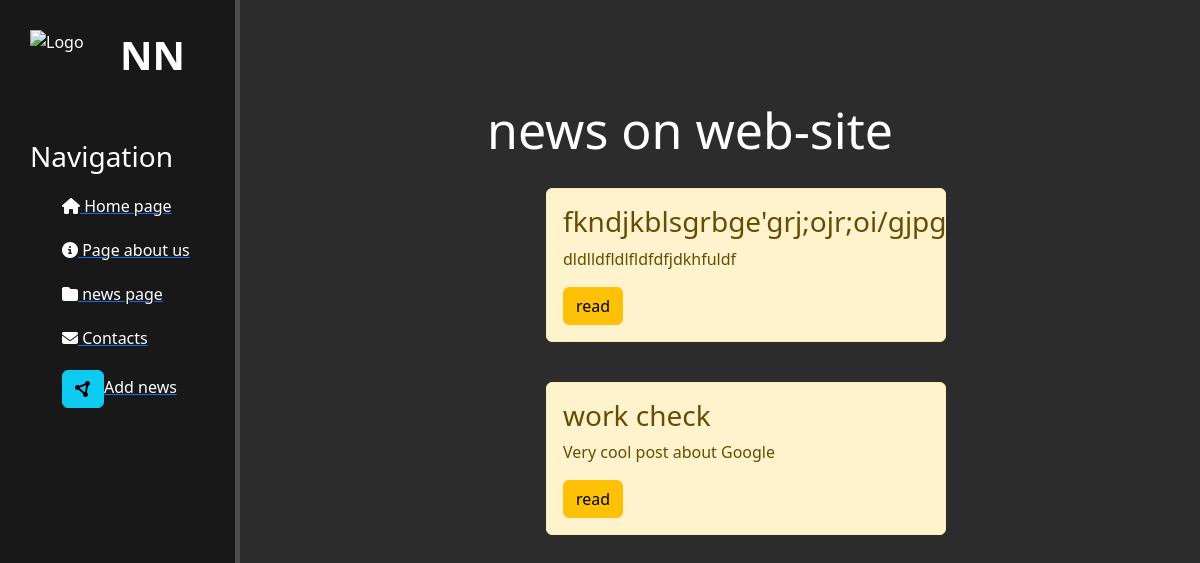
Before: /news/ with the older database file.
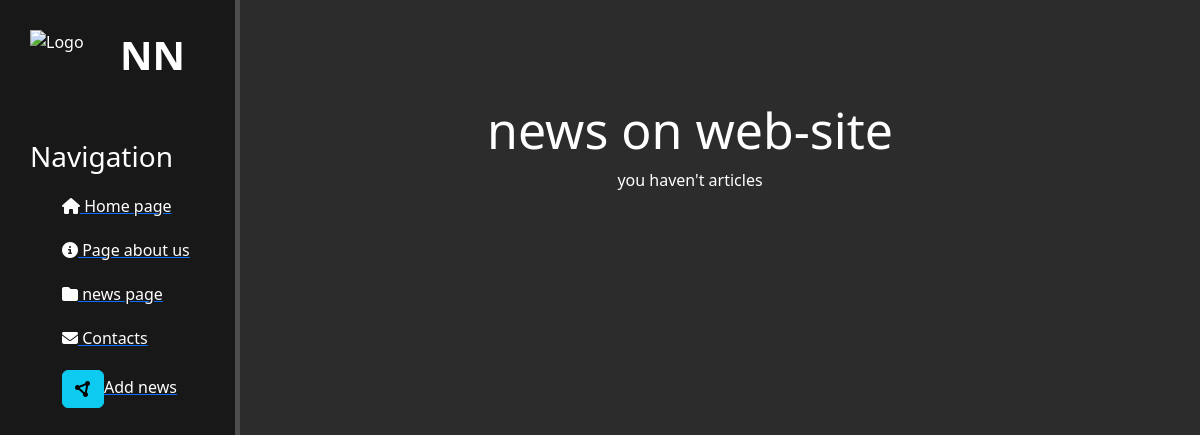
After: the same page with the newer database file.
### news/models.py (models this page shows, shortened)
class Articles(models.Model):
    title = models.CharField(max_length=255)
    anons = models.CharField(max_length=250)
    full_text = models.TextField(blank=True)
    date = models.DateTimeField()
    them = models.ForeignKey('category', on_delete=models.PROTECT, null=True)

### news/views.py (the view)
# urls.py: path('', views.news_home, name='news_home'),
def news_home(request):
    news = Articles.objects.order_by("-date")
    return render(request, 'news/news_home.html', {'news': news})

### news/templates/news/news_home.html (shortened to what this page needs)
{% extends 'main/layout.html' %}
{% block content %}
    <div class="features">
        <h1>news on web-site</h1>
        {% if news %}
        {% for el in news %}
            <div class="alert alert-warning">
                <h3>{{ el.title }}</h3>
                <p>{{ el.anons }}</p>
                <a href="{% url 'news_detail' el.id %}" class="btn btn-warning">read</a>
            </div>
        {% endfor %}
    {% else %}
        <p>you haven't articles</p>
    {% endif %}
    </div>
{% endblock %}

Changed rows visible on the page:
removed Articles: title "fkndjkblsgrbge'grj;ojr;oi/gjpg", anons "dldlldfldlfldfdfjdkhfuldf"
removed Articles: title "work check", anons "Very cool post about Google"
Other visible differences:
text now shown: "you haven't articles"
